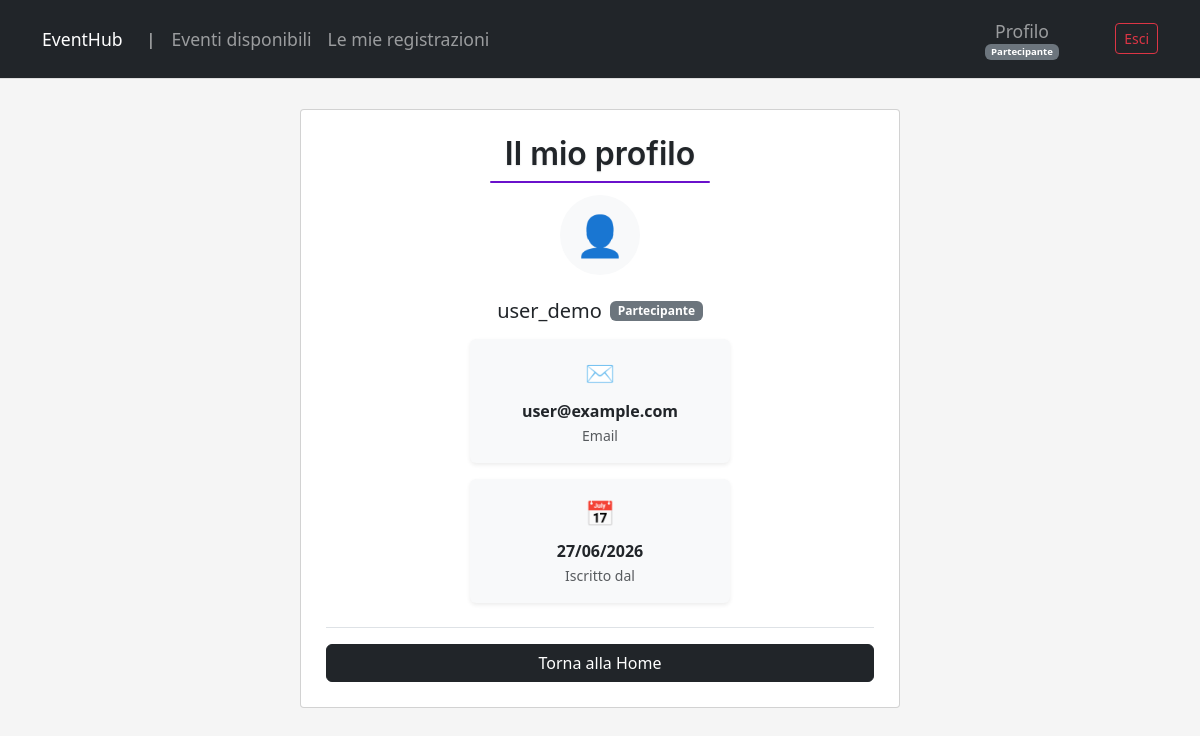
/profile/ (signed in), run on the app's committed database.
### eventhub/users/models.py (models this page shows)
class CustomUser(AbstractUser):
    USER_TYPES = [
        ("attendee", "Partecipante"),
        ("organizer", "Organizzatore"),
        ("admin", "Amministratore"),
    ]
    user_type = models.CharField(
        max_length=10,
        choices=USER_TYPES,
        default="attendee",
        verbose_name="Tipo utente",
        help_text="Seleziona il tipo di utente: Partecipante o organizzatore.",
    )
    email = models.EmailField(unique=True)

### eventhub/users/views.py (the view)
# urls.py: path('profile/', ProfileView.as_view(), name='user_profile'),
class ProfileView(LoginRequiredMixin, DetailView):
    model = CustomUser
    template_name = 'users/profile.html'
    context_object_name = 'user_profile'
    def get_context_data(self, **kwargs):
        context = super().get_context_data(**kwargs)
        context['event_created_count'] = Event.objects.filter(organizer=self.request.user).count()
        return context
    def get_object(self):
        return self.request.user

### eventhub/users/templates/users/profile.html (shortened to what this page needs)
{% extends "services/base.html" %}
{% block content %}
<div class="card card-center">
    <h2 class="page-title">Il mio profilo</h2>
    <div class="d-flex justify-content-center mb-4">
        <div class="bg-light rounded-circle d-flex align-items-center justify-content-center"
            style="width: 80px; height: 80px;">
            <span class="fs-1">👤</span>
        </div>
    </div>
    <div class="text-center">
        <div class="d-flex justify-content-center align-items-center gap-2">
            <h5 class="mb-0">{{ user_profile.username }}</h5>
            <span class="badge bg-secondary">{% if user_profile.user_type == 'admin' %}Amministratore{% elif user_profile.user_type == 'organizer' %}Organizzatore{% else %}Partecipante{% endif %}</span>
        </div>
    </div>
    <div class="d-flex flex-column align-items-center gap-3 mt-3">
        <div class="p-3 bg-light rounded text-center shadow-sm" style="width: 260px; min-height: 120px;">
            <div class="fs-4 mb-2">✉️</div>
            <div class="fw-bold">{{ user_profile.email }}</div>
            <small class="text-muted">Email</small>
        </div>
        <div class="p-3 bg-light rounded text-center shadow-sm" style="width: 260px; min-height: 120px;">
            <div class="fs-4 mb-2">📅</div>
            <div class="fw-bold">{{ user_profile.date_joined|date:"d/m/Y" }}</div>
            <small class="text-muted">Iscritto dal</small>
        </div>
    </div>
    <div class="text-center mt-4 border-top pt-3">
        <a href="{% url 'home' %}" class="btn btn-dark w-100">Torna alla Home</a>
    </div>
</div>
{% endblock %}

### eventhub/services/static/services/css/custom.css (style rules this page uses)
body { background-color: #f5f5f5; color: #333333; }
.card { margin-bottom: 20px; border-radius: 4px; }
.card-center { max-width: 600px; margin: 30px auto; padding: 25px; }
.page-title { font-family: 'Inter', sans-serif; font-size: 2rem; font-weight: 600; text-align: center; margin-bottom: 0.75rem; position: relative; color: #212529; width: 100%; display: block; }
.page-title::after { content: ""; display: block; width: 40%; height: 2px; margin: 0.5rem auto 0; background: #6a11cb; border-radius: 1px; }
.page-title { text-shadow: 0 1px 2px rgba(0, 0, 0, 0.1); }

### data on the page
CustomUser: username "user_demo", email "user@example.com", date_joined "27/06/2026"
